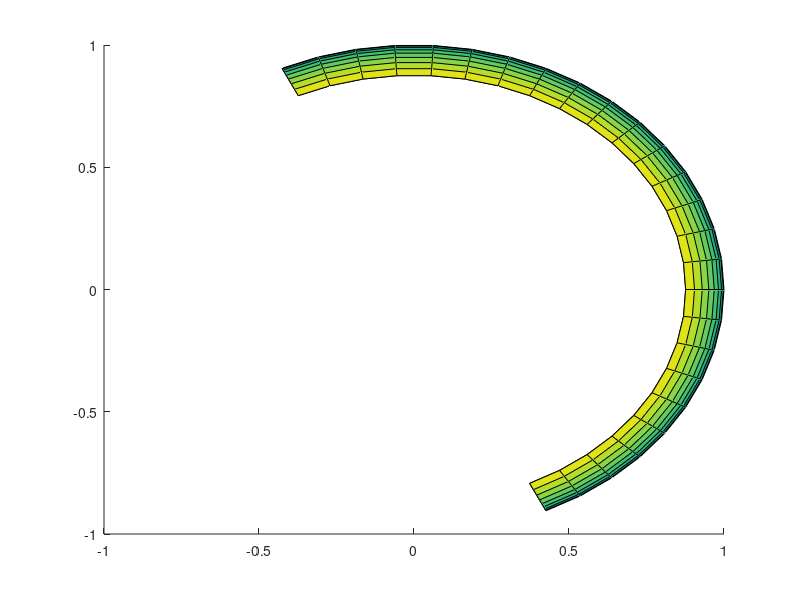

This figure's MATLAB source: (Note: this script raises an error after producing the figure.)
function [] = plotSphFrameSegment
%%
    hold on
    [x_s,y_s,z_s] = sphere(50);
    
    [az,el,r] = cart2sph(x_s,y_s,z_s);
    el(el<deg2rad(-30)) = NaN;el(el>deg2rad(30)) = NaN;
    az(el<deg2rad(-30)) = NaN;az(el>deg2rad(30)) = NaN;
    az(az<deg2rad(-70)) = NaN;az(az>deg2rad(120)) = NaN;
    el(az<deg2rad(-70)) = NaN;el(az>deg2rad(120)) = NaN;
    [x_s,y_s,z_s] = sph2cart(az,el,r);
    
    h = surf(x_s,y_s,z_s);
    h.EdgeColor = 'None';
    set(h, 'FaceAlpha', 0.4)
    hidden off
    axis equal
    axis off
    map = repmat(linspace(1,0,100)',1,3);
    colormap(map)
    h.EdgeColor = 'interp';
    view(115,15)
end